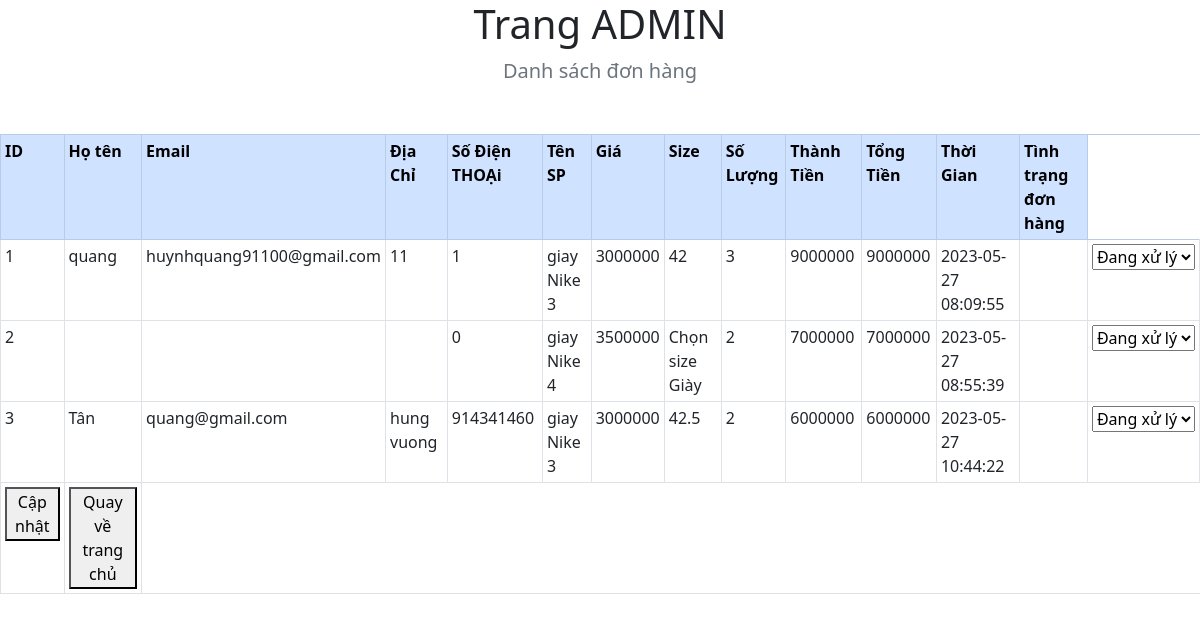
The app's page /admin.php with its own data.
### tables this page shows
CREATE TABLE `donhang` (
  `id` int(255) NOT NULL,
  `full_name` varchar(255) NOT NULL,
  `email` varchar(255) NOT NULL,
  `dia_chi` varchar(255) NOT NULL,
  `sdt` int(128) NOT NULL,
  `name` varchar(100) NOT NULL,
  `img` varchar(128) NOT NULL,
  `price` int(255) NOT NULL,
  `size` varchar(255) NOT NULL,
  `quantity` int(255) NOT NULL,
  `thanh_tien` int(255) NOT NULL,
  `tongtien` int(255) NOT NULL,
  `time` datetime NOT NULL
);

### admin.php (the view, shortened to what this page needs)
<!DOCTYPE html>
<html lang="en">
<head>
    <link rel="stylesheet" href="themify-icons/themify-icons.css">
    <link rel="stylesheet" href="https://cdnjs.cloudflare.com/ajax/libs/font-awesome/6.3.0/css/all.min.css">
    <link rel="stylesheet" href="https://cdn.jsdelivr.net/npm/bootstrap@5.2.2/dist/css/bootstrap.min.css">
</head>
<body>
<section class="jumbotron text-center">
        <div class="container mb-5 ">
                <h1 class="jumbotron-heading">Trang ADMIN</h1>
                <p class="lead text-muted">Danh sách đơn hàng </p>
            </div>
        </section>
<?php
$hostName = "localhost:3307";
$dbUser = "root";
$dbPassword = "";
$dbName = "banhang";
$conn = new mysqli($hostName, $dbUser, $dbPassword, $dbName);
$sql = "SELECT * FROM donhang";
$result = $conn->query($sql);
?>
<table class="table table-bordered table-sm">
    <tr class="table-primary">
        <th scope="col">ID</th>
        <th>Họ tên</th>
        <th>Email</th>
        <th>Địa Chỉ</th>
        <th>Số Điện THOẠi</th>
        <th>Tên SP</th>
        <th>Giá </th>
        <th>Size</th>
        <th>Số Lượng</th>
        <th>Thành Tiền</th>
        <th>Tổng Tiền</th>
        <th> Thời Gian</th>
        <th> Tình trạng đơn hàng</th>
    </tr>
    <?php
    if ($result->num_rows > 0) {
        while ($row = $result->fetch_assoc()) {
            echo "<tr>";
            echo "<td>" . $row['id'] . "</td>";
            echo "<td>" . $row['full_name'] . "</td>";
            echo "<td>" . $row['email'] . "</td>";
            echo "<td>" . $row['dia_chi'] . "</td>";
            echo "<td>" . $row['sdt'] . "</td>";
            echo "<td>" . $row['name'] . "</td>";
            echo "<td>" . $row['price'] . "</td>";
            echo "<td>" . $row['size'] . "</td>";
            echo "<td>" . $row['quantity'] . "</td>";
            echo "<td>" . $row['thanh_tien'] . "</td>";
            echo "<td>" . $row['tongtien'] . "</td>";
            echo "<td>" . $row['time'] . "</td>";
            echo "<td>" . $row['tinh_trang'] . "</td>";
            ?>
            <form method="POST" action="<?php echo $_SERVER["PHP_SELF"]; ?>">
            <td>
            <select name="status">
            <option value="Đang xử lý">Đang xử lý</option>
            </select>
            </td>
<?php
            echo "</tr>";
        }
    } else {
        echo "<tr><td colspan='2'>Không có dữ liệu.</td></tr>";
    }
    ?>
    <td>
            <button type="submit" name="update_button">Cập nhật</button>
        </td>
        <td>
        <a href="index.php"><button type="button">Quay về trang chủ</button></a>
        </td>
</table>
</body>

### records on screen
donhang: id "1", full_name "quang", email "huynhquang91100@gmail.com", dia_chi "11", sdt "1", name "giay Nike 3", price "3000000", size "42", quantity "3", thanh_tien "9000000", tongtien "9000000", time "2023-05-27 08:09:55"
donhang: id "2", sdt "0", name "giay Nike 4", price "3500000", size "Chọn size Giày", quantity "2", thanh_tien "7000000", tongtien "7000000", time "2023-05-27 08:55:39"
donhang: id "3", full_name "Tân", email "quang@gmail.com", dia_chi "hung vuong", sdt "914341460", name "giay Nike 3", price "3000000", size "42.5", quantity "2", thanh_tien "6000000", tongtien "6000000", time "2023-05-27 10:44:22"
